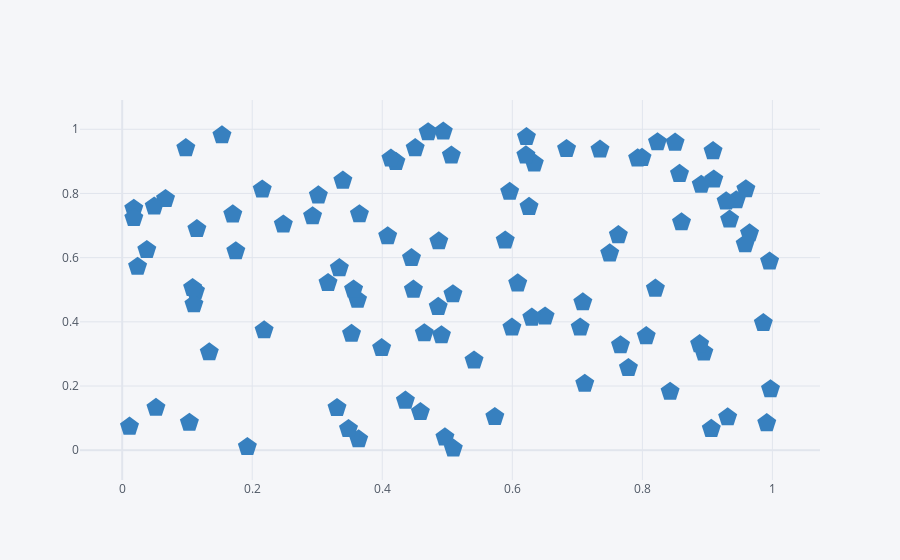

The code cell stored with this chart in its notebook:
### Code cell
df.iplot(kind='scatter', x='A', y='B', mode='markers+text', size=20,
        color='blue', symbol='pentagon')
